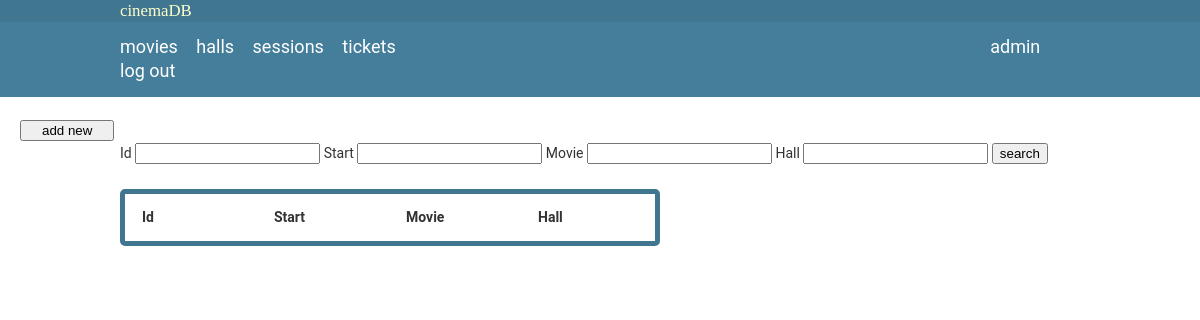
The page /sessions (signed in) on the database as committed earlier.
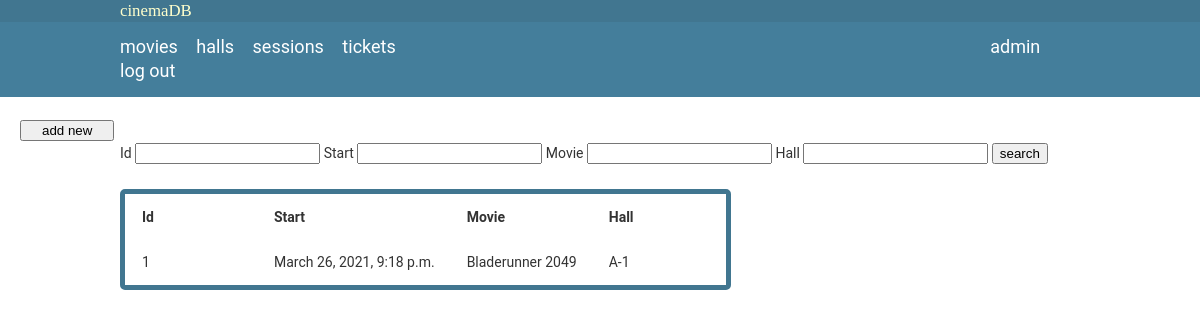
The same page on the database as committed later.
### interface/models.py (models this page shows, shortened)
class Session(models.Model):
    start = models.DateTimeField()
    movie = models.ForeignKey(Movie, on_delete=models.CASCADE)
    hall = models.ForeignKey(Hall, on_delete=models.CASCADE)

class Movie(models.Model):
    name = models.CharField(max_length=100, unique=True)
    duration = models.DurationField(max_length=180, default=120)
    ganre = models.CharField(max_length=50)
    def __str__(self):
        return self.name

class Hall(models.Model):
    name = models.CharField(max_length=10)
    capacity = models.IntegerField()
    def __str__(self):
        return self.name

### interface/views.py (the view)
# urls.py: path('sessions', view=sessions, name='page.sessions'),
@login_required(login_url='page.login')
def sessions(request):
    session_list = Session.objects.all()
    return render(request, 'interface/sessions.html', {'tab_title': 'sessions', 'session_list': session_list})

### interface/templates/interface/sessions.html
{% extends "interface/base.html" %}
{% block content %}
<div class="container">
    <form action="/search/sessions" method="GET" autocomplete="off">
        <br/>
        Id      <input type="number"    name="id"     value="{{id}}">
        Start   <input type="datetime"  name="start"  value="{{start}}">
        Movie   <input type="text"      name="movie"  value="{{movie}}">
        Hall    <input type="text"      name="hall"   value="{{hall}}">
                <input type="submit"    value="search">
    </form>
    <table class="table">
        <tr>
            <th>Id</th>
            <th>Start</th>
            <th>Movie</th>
            <th>Hall</th>
        </tr>
        {% for session in session_list %}
        <tr>
            <td> {{session.id}} </td>
            <td> {{session.start}} </td>
            <td> {{session.movie}} </td>
            <td> {{session.hall}} </td>
        </tr>
        {% endfor %}
    </table>
</div>
<div id="sidebar">
    <form action="{% url 'page.add' 'sessions' %}">
        <input type="submit" value="add new"/>
    </form>
</div>
{% endblock content %}

Rows that differ between the two databases and show on the page:
added Session: id "1", start "March 26, 2021, 9:18 p.m.", movie "Bladerunner 2049", hall "A-1"
